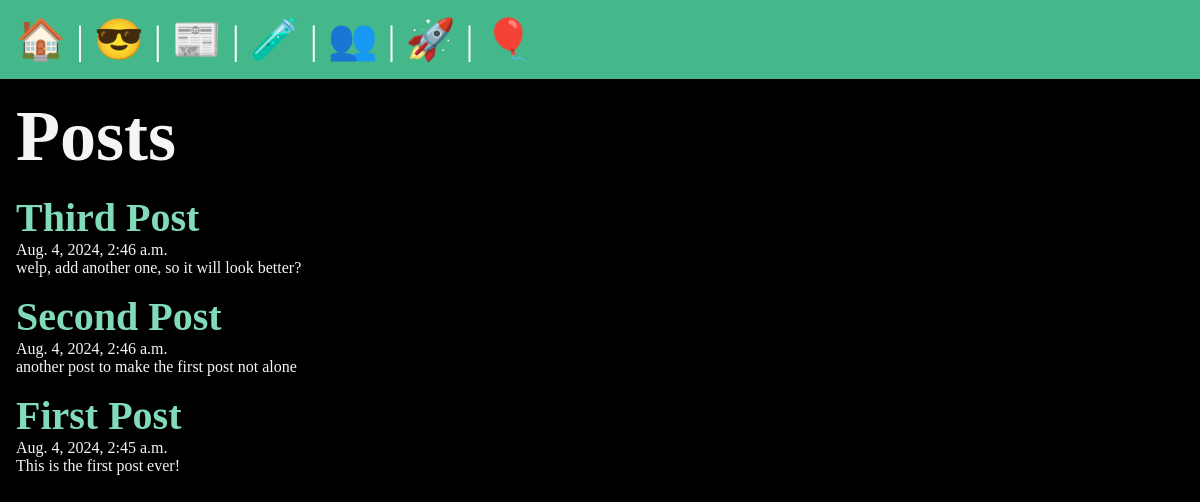
/posts/, run on the app's committed database.
### posts/models.py (models this page shows, shortened)
class Post(models.Model):
    title = models.CharField(max_length=75)
    body = models.TextField()
    slug = models.SlugField()
    date = models.DateTimeField(auto_now_add=True)
    banner = models.ImageField(default='fallback.png',blank=True)

### posts/views.py (the view)
# urls.py: path('', views.posts_list, name="list"),
def posts_list(request):
    posts = Post.objects.all().order_by('-date')
    return render(request, 'posts/posts_list.html', { 'posts':posts })

### posts/templates/posts/posts_list.html (shortened to what this page needs)
{% extends 'layout.html' %}
{% block content %}
    <section>
    <h1>Posts</h1>
    {% for post in posts %}
        <artical calss="post">
            <h2>
                <a href="{% url 'post:page' slug=post.slug %}">
                {{ post.title }}
                </a>
            </h2>
            <p>{{ post.date }}</p>
            <p>{{ post.body }}</p>
        </artical>
    {% endfor %}
    </section>
{%  endblock %}

### static/css/style.css (style rules this page uses)
* { margin: 0; padding: 0; box-sizing: border-box; }
body { min-height: 100vh; background-color: black; color: whitesmoke; font-size: 3rem; }
section { display: flex; flex-flow: column; gap: 1rem; }
h2 { font-size: 2.5rem; }
p { font-size: 1rem; }
a { text-decoration: none; color: #81dbb8; }

### data on the page
Post: title "Third Post", date "Aug. 4, 2024, 2:46 a.m.", body "welp, add another one, so it will look better?"
Post: title "Second Post", date "Aug. 4, 2024, 2:46 a.m.", body "another post to make the first post not alone"
Post: title "First Post", date "Aug. 4, 2024, 2:45 a.m.", body "This is the first post ever!"
